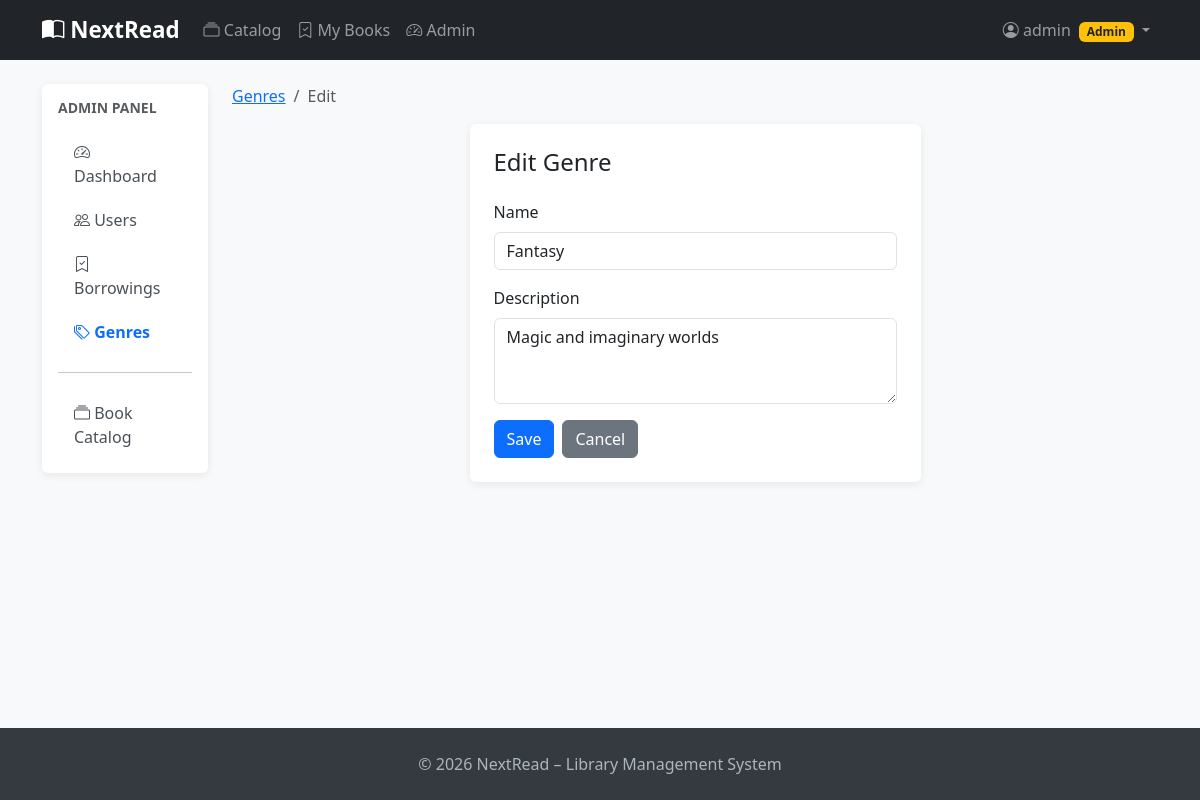
Page /admin/genres/4/edit (signed in) on the committed database.
### app/models.py (models this page shows, shortened)
class User(UserMixin, db.Model):
    __tablename__ = 'users'
    id = db.Column(db.Integer, primary_key=True)
    username = db.Column(db.String(80), unique=True, nullable=False, index=True)
    email = db.Column(db.String(120), unique=True, nullable=False, index=True)
    hashed_password = db.Column(db.String(256), nullable=False)
    full_name = db.Column(db.String(150))
    role = db.Column(db.String(20), default='user')  # 'admin' or 'user'
    is_active = db.Column(db.Boolean, default=True)
    created_at = db.Column(db.DateTime, default=datetime.utcnow)
    profile = db.relationship('UserProfile', back_populates='user',
                               uselist=False, cascade='all, delete-orphan')
    borrowings = db.relationship('Borrowing', back_populates='user',
                                  cascade='all, delete-orphan', lazy='dynamic')
    favorite_genres = db.relationship('Genre', secondary=user_favorite_genres,
                                       back_populates='fans')
    @property
    def is_admin(self):
        return self.role == 'admin'

class Genre(db.Model):
    __tablename__ = 'genres'
    id = db.Column(db.Integer, primary_key=True)
    name = db.Column(db.String(100), unique=True, nullable=False)
    description = db.Column(db.Text)
    books = db.relationship('Book', secondary=book_genres, back_populates='genres')
    fans = db.relationship('User', secondary=user_favorite_genres, back_populates='favorite_genres')

### app/admin/routes.py (the view)
@admin.route('/genres/<int:genre_id>/edit', methods=['GET', 'POST'])
@login_required
@admin_required
def edit_genre(genre_id):
    genre = Genre.query.get_or_404(genre_id)
    form = GenreForm()
    if form.validate_on_submit():
        genre.name = form.name.data
        genre.description = form.description.data
        db.session.commit()
        flash(f'Genre "{genre.name}" updated.', 'success')
        return redirect(url_for('admin.genres_list'))
    form.name.data = genre.name
    form.description.data = genre.description
    return render_template('admin/genre_form.html', title='Edit Genre', form=form, genre=genre)

### app/admin/forms.py
class GenreForm(FlaskForm):
    name = StringField('Name', validators=[DataRequired(), Length(1, 100)])
    description = TextAreaField('Description', validators=[Optional(), Length(0, 500)])
    submit = SubmitField('Save')

### app/admin/routes.py (called while the page is built)
def admin_required(f):
    @wraps(f)
    def decorated_function(*args, **kwargs):
        if not current_user.is_authenticated or not current_user.is_admin:
            abort(403)
        return f(*args, **kwargs)
    return decorated_function

### app/models.py (called while the page is built)
@login_manager.user_loader
def load_user(user_id):
    return db.session.get(User, int(user_id))

### app/templates/admin/genre_form.html (shortened to what this page needs)
{% extends 'admin/base.html' %}
{% block admin_content %}
<nav aria-label="breadcrumb" class="mb-3">
    <ol class="breadcrumb">
        <li class="breadcrumb-item"><a href="{{ url_for('admin.genres_list') }}">Genres</a></li>
        <li class="breadcrumb-item active">{{ 'Edit' if genre else 'Create' }}</li>
    </ol>
</nav>
<div class="row justify-content-center">
    <div class="col-md-6">
        <div class="card">
            <div class="card-body p-4">
                <h4 class="mb-4">{{ 'Edit' if genre else 'Create' }} Genre</h4>
                <form method="POST">
                    <div class="mb-3">
                        {{ form.name.label(class="form-label") }}
                        {{ form.name(class="form-control") }}
                    </div>
                    <div class="mb-3">
                        {{ form.description.label(class="form-label") }}
                        {{ form.description(class="form-control", rows=3) }}
                    </div>
                    <div class="d-flex gap-2">
                        {{ form.submit(class="btn btn-primary") }}
                        <a href="{{ url_for('admin.genres_list') }}" class="btn btn-secondary">Cancel</a>
                    </div>
                </form>
            </div>
        </div>
    </div>
</div>
{% endblock %}

### app/templates/base.html (shortened to what this page needs)
<!DOCTYPE html>
<html lang="en">
<head>
    <link href="https://cdn.jsdelivr.net/npm/bootstrap@5.3.2/dist/css/bootstrap.min.css" rel="stylesheet">
    <link href="https://cdn.jsdelivr.net/npm/bootstrap-icons@1.11.3/font/bootstrap-icons.css" rel="stylesheet">
</head>
<body>
<nav class="navbar navbar-expand-lg navbar-dark bg-dark mb-4">
    <div class="container">
        <a class="navbar-brand" href="{{ url_for('main.index') }}">
            <i class="bi bi-book-half"></i> NextRead
        </a>
        <div class="collapse navbar-collapse" id="navbarNav">
            <ul class="navbar-nav me-auto">
                <li class="nav-item">
                    <a class="nav-link" href="{{ url_for('books.index') }}">
                        <i class="bi bi-collection"></i> Catalog
                    </a>
                </li>
                {% if current_user.is_authenticated %}
                <li class="nav-item">
                    <a class="nav-link" href="{{ url_for('borrowings.my_borrowings') }}">
                        <i class="bi bi-bookmark-check"></i> My Books
                    </a>
                </li>
                {% if current_user.is_admin %}
                <li class="nav-item">
                    <a class="nav-link" href="{{ url_for('admin.dashboard') }}">
                        <i class="bi bi-speedometer2"></i> Admin
                    </a>
                </li>
                {% endif %}
                {% endif %}
            </ul>
            <ul class="navbar-nav">
                {% if current_user.is_authenticated %}
                <li class="nav-item dropdown">
                    <a class="nav-link dropdown-toggle" href="#" data-bs-toggle="dropdown">
                        <i class="bi bi-person-circle"></i> {{ current_user.username }}
                        {% if current_user.is_admin %}
                        <span class="badge bg-warning text-dark ms-1">Admin</span>
                        {% endif %}
                    </a>
                </li>
                {% endif %}
            </ul>
        </div>
    </div>
</nav>
<main class="container mb-5">
    {% block content %}{% endblock %}
</main>
<footer class="py-4 mt-5">
    <div class="container text-center">
        <p class="mb-0">&copy; 2026 NextRead – Library Management System</p>
    </div>
</footer>
</body>
</html>

### app/templates/base.html (style rules this page uses)
body { background: #f8f9fa; display: flex; flex-direction: column; min-height: 100vh; }
main { flex: 1; }
.navbar-brand { font-weight: 700; font-size: 1.4rem; }
.card { border: none; box-shadow: 0 2px 8px rgba(0,0,0,.08); }
footer { background: #343a40; color: #adb5bd; }

### rows in the picture
User: username "admin"
Genre: name "Fantasy", description "Magic and imaginary worlds"

### other values in the picture
{{ 'Edit' if genre else 'Create' }} "Edit"
